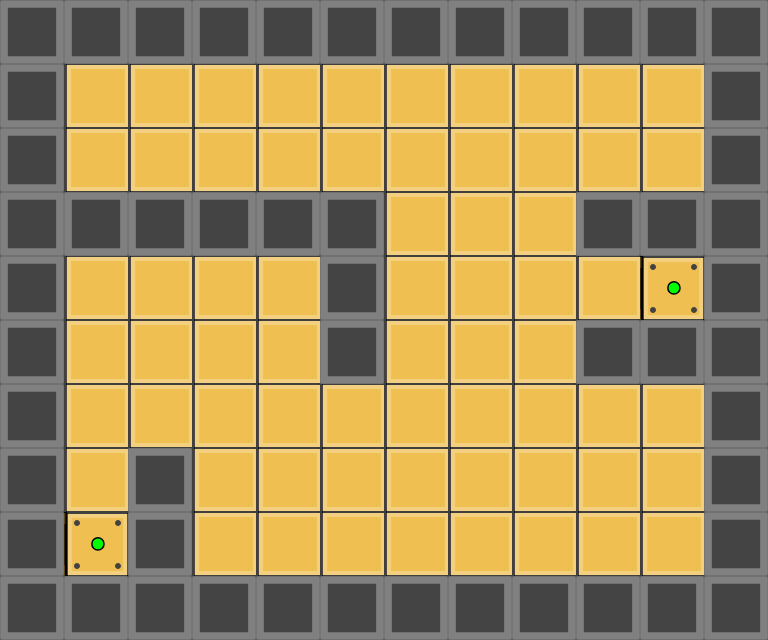

A level layout from a 2D game, rendered from its tile map. Below: a short description, then the map file with its tile-grid data intact:
An orthogonal 12x10 tile map with 64x64 px tiles, 1 tile layer (terreno) and 12 objects.

<map version="1.10" tiledversion="1.11.2" orientation="orthogonal" renderorder="right-down" width="12" height="10" tilewidth="64" tileheight="64" infinite="0" nextlayerid="6" nextobjectid="23">
 <tileset firstgid="1" source="../texture.tsx" />
 <layer id="1" name="terreno" width="12" height="10">
  <data encoding="csv">
1,1,1,1,1,1,1,1,1,1,1,1,
1,2,2,2,2,2,2,2,2,2,2,1,
1,2,2,2,2,2,2,2,2,2,2,1,
1,1,1,1,1,1,2,2,2,1,1,1,
1,2,2,2,2,1,2,2,2,2,4,1,
1,2,2,2,2,1,2,2,2,1,1,1,
1,2,2,2,2,2,2,2,2,2,2,1,
1,2,1,2,2,2,2,2,2,2,2,1,
1,4,1,2,2,2,2,2,2,2,2,1,
1,1,1,1,1,1,1,1,1,1,1,1
</data>
 </layer>
 <objectgroup id="2" name="cajas">
  <object id="2" x="321.819" y="128.095" width="63.2567" height="61.6753">
   <properties>
    <property name="tipo" value="caja" />
   </properties>
  </object>
  <object id="3" x="513.961" y="447.541" width="61.6753" height="63.2567">
   <properties>
    <property name="tipo" value="caja" />
   </properties>
  </object>
 </objectgroup>
 <objectgroup id="3" name="jugador">
  <object id="4" x="65.6289" y="65.6289" width="62.466" height="60.0939">
   <properties>
    <property name="tipo" value="spawn" />
   </properties>
  </object>
 </objectgroup>
 <objectgroup id="5" name="colliders">
  <object id="14" x="0" y="0" width="766.197" height="64.0474">
   <properties>
    <property name="movible" type="bool" value="false" />
    <property name="objetivo" type="bool" value="false" />
    <property name="solido" type="bool" value="true" />
    <property name="tipo" value="muro" />
   </properties>
  </object>
  <object id="15" x="0.395446" y="68.3964" width="63.2566" height="568.52">
   <properties>
    <property name="movible" type="bool" value="false" />
    <property name="objetivo" type="bool" value="false" />
    <property name="solido" type="bool" value="true" />
    <property name="tipo" value="muro" />
   </properties>
  </object>
  <object id="16" x="704.522" y="66.8149" width="63.2566" height="568.52">
   <properties>
    <property name="movible" type="bool" value="false" />
    <property name="objetivo" type="bool" value="false" />
    <property name="solido" type="bool" value="true" />
    <property name="tipo" value="muro" />
   </properties>
  </object>
  <object id="17" x="703.351" y="579.004" width="59.2673" height="636.516" rotation="90.0354">
   <properties>
    <property name="movible" type="bool" value="false" />
    <property name="objetivo" type="bool" value="false" />
    <property name="solido" type="bool" value="true" />
    <property name="tipo" value="muro" />
   </properties>
  </object>
  <object id="18" x="128.886" y="450.309" width="63.2566" height="123.351">
   <properties>
    <property name="movible" type="bool" value="false" />
    <property name="objetivo" type="bool" value="false" />
    <property name="solido" type="bool" value="true" />
    <property name="tipo" value="muro" />
   </properties>
  </object>
  <object id="19" x="321.028" y="190.166" width="63.2566" height="192.142">
   <properties>
    <property name="movible" type="bool" value="false" />
    <property name="objetivo" type="bool" value="false" />
    <property name="solido" type="bool" value="true" />
    <property name="tipo" value="muro" />
   </properties>
  </object>
  <object id="20" x="64.8382" y="190.166" width="254.608" height="66.4197">
   <properties>
    <property name="movible" type="bool" value="false" />
    <property name="objetivo" type="bool" value="false" />
    <property name="solido" type="bool" value="true" />
    <property name="tipo" value="muro" />
   </properties>
  </object>
  <object id="21" x="576.427" y="192.142" width="128.095" height="63.2569">
   <properties>
    <property name="movible" type="bool" value="false" />
    <property name="objetivo" type="bool" value="false" />
    <property name="solido" type="bool" value="true" />
    <property name="tipo" value="muro" />
   </properties>
  </object>
  <object id="22" x="577.218" y="320.237" width="128.095" height="63.2569">
   <properties>
    <property name="movible" type="bool" value="false" />
    <property name="objetivo" type="bool" value="false" />
    <property name="solido" type="bool" value="true" />
    <property name="tipo" value="muro" />
   </properties>
  </object>
 </objectgroup>
</map>